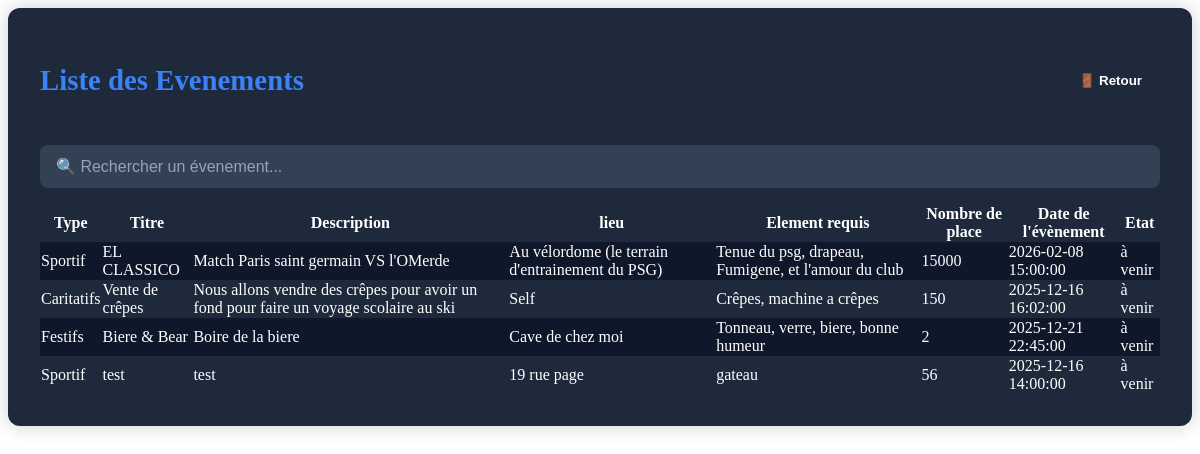
Screenshot of /vue/Evenement.php with the database file from the repository.
### tables this page shows
CREATE TABLE IF NOT EXISTS `evenement` (
  `id_evenement` int NOT NULL AUTO_INCREMENT,
  `type` varchar(100) DEFAULT NULL,
  `titre` varchar(255) NOT NULL,
  `description` text,
  `lieu` varchar(255) DEFAULT NULL,
  `element_requis` text,
  `nombre_place` int DEFAULT NULL,
  `date_evenement` datetime DEFAULT NULL,
  `etat` varchar(50) DEFAULT NULL,
  `validation` tinyint(1) NOT NULL DEFAULT '0',
  PRIMARY KEY (`id_evenement`)
);

### src/repository/EvenementRepository.php (called while the page is built, shortened)
<?php
class EvenementRepository
{
    private $bdd;
    public function __construct()
    {
        $this->bdd = new BDD();
    }
    public function listeEvenementuser() {
        $sql = "SELECT * FROM evenement WHERE validation = 1";
        $req = $this->bdd->getBdd()->prepare($sql);
        $req->execute();
        return $req->fetchAll(PDO::FETCH_ASSOC);
    }
}

### src/bdd/BDD.php (called while the page is built)
<?php
class BDD
{
    private $bdd;
    public function __construct()
    {
            $this->bdd = new PDO('mysql:host=localhost;dbname=projetlprs;charset=utf8', 'root', '');
    }
    public function getBDD()
    {
        return $this->bdd;
    }
}

### vue/Evenement.php (the view, shortened to what this page needs)
<?php
require_once __DIR__ . '/../src/repository/EvenementRepository.php';
require_once __DIR__ . '/../src/bdd/BDD.php';
$repo = new EvenementRepository();
$listeEvenementuser = $repo->listeEvenementuser();
?>
<div class="admin-container">
    <div class="header-bar">
        <h2>Liste des Evenements</h2>
        <form action="index2.php" method="post" style="margin:0;">
            <button type="submit" class="logout-btn">🚪 Retour</button>
        </form>
    </div>
    <input type="text" id="search" class="search-bar" placeholder="🔍 Rechercher un évenement..." onkeyup="filter()">
    <table>
        <thead>
        <tr>
            <th>Type</th>
            <th>Titre</th>
            <th>Description</th>
            <th>lieu</th>
            <th>Element requis</th>
            <th>Nombre de place</th>
            <th>Date de l'évènement</th>
            <th>Etat</th>
        </tr>
        </thead>
        <tbody>
        <?php if (!empty($listeEvenementuser)) : ?>
            <?php foreach ($listeEvenementuser as $user): ?>
                <tr>
                    <td><?= htmlspecialchars($user['type']) ?></td>
                    <td><?= htmlspecialchars($user['titre']) ?></td>
                    <td><?= htmlspecialchars($user['description']) ?></td>
                    <td><?= htmlspecialchars($user['lieu']) ?></td>
                    <td><?= htmlspecialchars($user['element_requis']) ?></td>
                    <td><?= htmlspecialchars($user['nombre_place']) ?></td>
                    <td><?= htmlspecialchars($user['date_evenement']) ?></td>
                    <td><?= htmlspecialchars($user['etat']) ?></td>
                </tr>
            <?php endforeach; ?>
        <?php else: ?>
            <tr><td colspan="10" style="text-align:center; opacity:0.7;">Aucun evenement trouvé 😔</td></tr>
        <?php endif; ?>
        </tbody>
    </table>
</div>

### vue/Evenement.php (style rules this page uses)
.admin-container { background: #1e293b; color: #f1f5f9; padding: 2rem; border-radius: 12px; box-shadow: 0 0 20px rgba(0,0,0,0.2); max-width: 1200px; margin: 0 auto; }
.admin-container h2 { color: #3b82f6; font-size: 1.8rem; margin-bottom: 1.5rem; }
.search-bar { width: 100%; padding: 0.8rem 1rem; margin-bottom: 1rem; border: none; border-radius: 8px; background: #334155; color: white; font-size: 1rem; }
.search-bar::placeholder { color: #94a3b8; }
table { width: 100%; border-collapse: collapse; background: #0f172a; border-radius: 8px; overflow: hidden; color: white; }
thead { background: #1e293b; }
tbody tr:nth-child(odd) { background: #0f172a; }
tbody tr:nth-child(even) { background: #1e293b; }
.logout-btn { background-color: var(--danger); color: white; border: none; padding: 10px 18px; border-radius: 6px; cursor: pointer; font-weight: bold; transition: background 0.3s ease; }
.header-bar { display: flex; justify-content: space-between; align-items: center; margin-bottom: 1.5rem; }

### rows the page displays
evenement: type "Sportif", titre "EL CLASSICO", description "Match Paris saint germain VS l'OMerde", lieu "Au vélordome (le terrain d'entrainement du PSG)", element_requis "Tenue du psg, drapeau, Fumigene, et l'amour du club", nombre_place "15000", date_evenement "2026-02-08 15:00:00", etat "à venir"
evenement: type "Caritatifs", titre "Vente de crêpes", description "Nous allons vendre des crêpes pour avoir un fond pour faire un voyage scolaire au ski", lieu "Self", element_requis "Crêpes, machine a crêpes", nombre_place "150", date_evenement "2025-12-16 16:02:00", etat "à venir"
evenement: type "Festifs", titre "Biere & Bear", description "Boire de la biere", lieu "Cave de chez moi", element_requis "Tonneau, verre, biere, bonne humeur", nombre_place "2", date_evenement "2025-12-21 22:45:00", etat "à venir"
evenement: type "Sportif", titre "test", description "test", lieu "19 rue page", element_requis "gateau", nombre_place "56", date_evenement "2025-12-16 14:00:00", etat "à venir"
